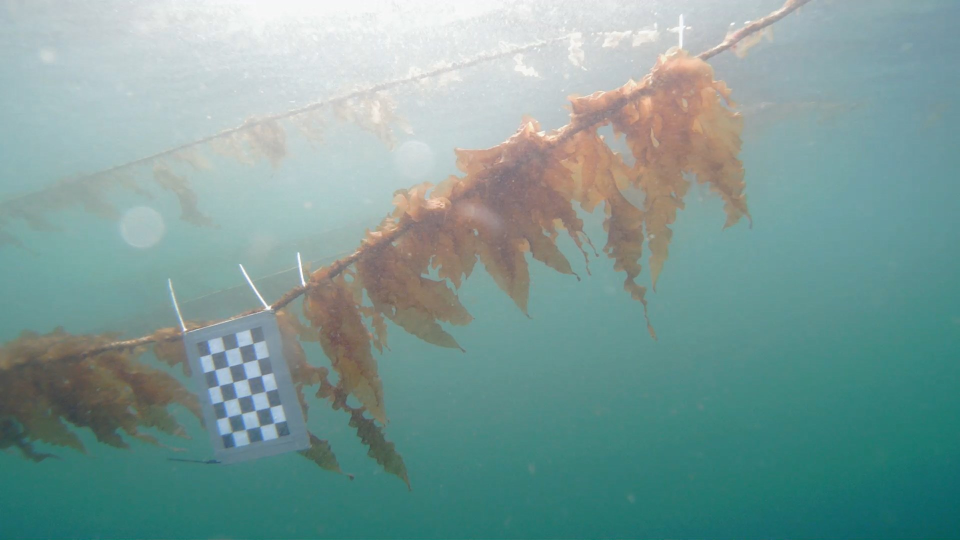
#> input picture video_BYEDP210102_2022-03-22_095346_wideshot.mp4_snapshot_00.10.663.jpg, 1920 x 1080 px, found by its file name (shown at 1/2 size)
$ jupyter execute --allow-errors Perspective_correction.ipynb   (shell and % lines are left out)
#> lines starting #> are read from the running program, lines starting #| are printed output that depends on the picture; after the words box and inside, x2 and y2 are one past the last pixel; in counts of white or black regions, pixels touching at a corner belong together; long printed decimals are rounded
<a href="https://colab.research.google.com/github/martimov/MoniTARE/blob/main/Perspective_correction.ipynb" target="_parent"></a>

[cell 1]
# Import libraries
import cv2 as cv
import matplotlib.pyplot as plt
import numpy as np

import matplotlib
matplotlib.rcParams['figure.figsize'] = (20.0, 10.0)
matplotlib.rcParams['image.cmap'] = 'gray'

[cell 2]
# Load an image and display
imgPath = '/video_BYEDP210102_2022-03-22_095346_wideshot.mp4_snapshot_00.10.663.jpg'
img = cv.imread(imgPath, cv.IMREAD_COLOR)
#> img is the input picture: shape (1080, 1920, 3); mean B, G, R 152.2, 156, 124.5

# Convert to grayscale
imgGray = cv.cvtColor(img, cv.COLOR_BGR2GRAY)
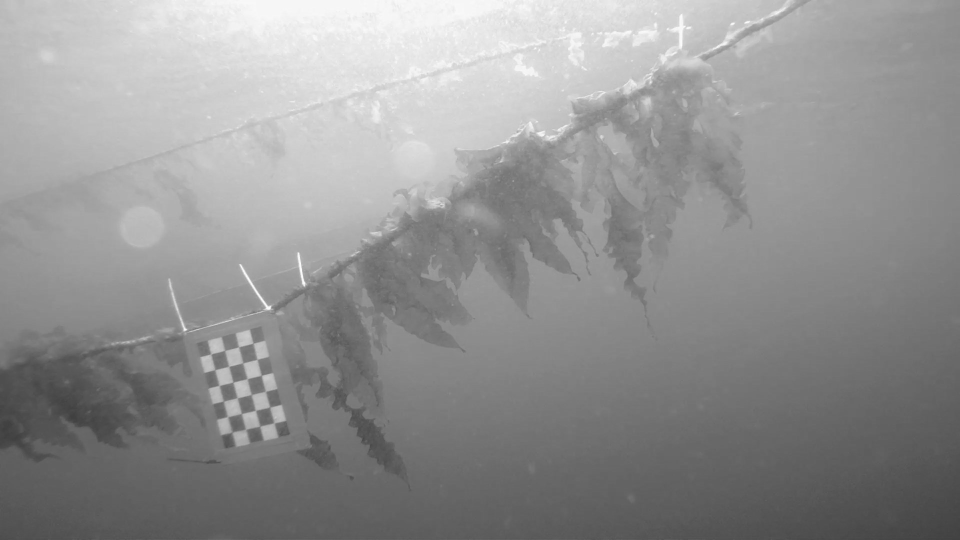
#> imgGray: shape (1080, 1920) (shown at 1/2 size); min 62, max 255, mean 146.2

# Display image
plt.imshow(img[:, :, ::-1]);
print(img.shape)
#| (1080, 1920, 3)

# Perspective correction

[cell 3]
################ FIND CHESSBOARD CORNERS - OBJECT POINTS AND IMAGE POINTS #############################

chessboardSize = (4, 6)
frameSize = (1920, 1080)

# termination criteria
criteria = (cv.TERM_CRITERIA_EPS + cv.TERM_CRITERIA_MAX_ITER, 30, 0.001)

# prepare object points, like (0,0,0), (1,0,0), (2,0,0) ....,(6,5,0)
objp = np.zeros((chessboardSize[0] * chessboardSize[1], 3), np.float32)
objp[:,:2] = np.mgrid[0:chessboardSize[0],0:chessboardSize[1]].T.reshape(-1,2)

# Arrays to store object points and image points from all the images.
objpoints = [] # 3d point in real world space
imgpoints = [] # 2d points in image plane.

[cell 4]
# Find the chess board corners
ret, corners = cv.findChessboardCorners(imgGray, chessboardSize, None)
#> ret = True; corners = 24 rows, first 8: [429.5, 713.7], [449.7, 701.4], [477.7, 694.2], [506.2, 687], [429.8, 740.4], [459.1, 733.8], [485.7, 726.3], [514.6, 719.3]
#> `corners = cv.cornerSubPix(imgGray, corners, (11,11), (-1,-1), criteria)`: corners = 24 rows, first 8: [422.1, 708.3], [449.6, 701.2], [477.5, 694.1], [506.3, 686.9], [430.1, 739.9], [458, 733], [485.8, 726.3], [514.6, 719]
#> `imgCopy = cv.drawChessboardCorners(imgCopy, chessboardSize, corners, r..`:
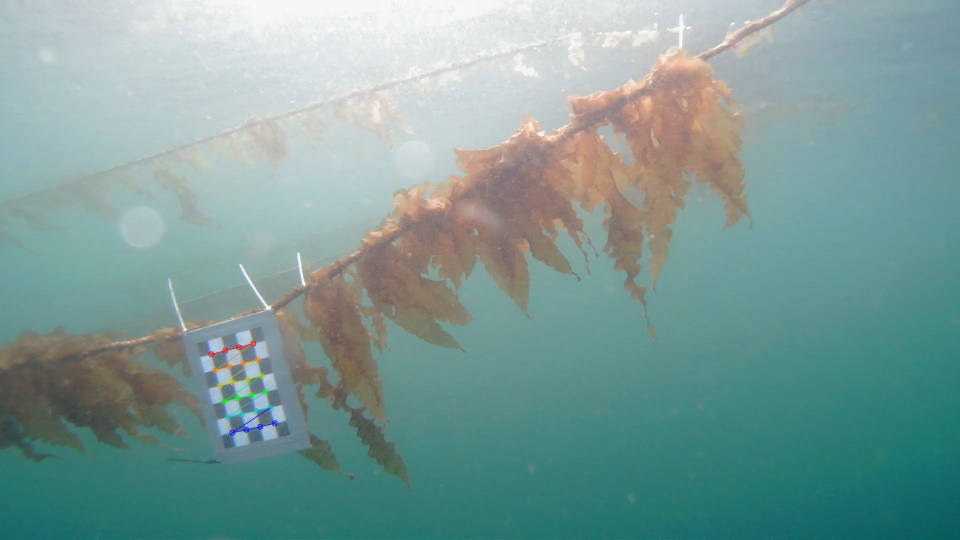
#> imgCopy: shape (1080, 1920, 3) (shown at 1/2 size); 0.23% of pixels changed, all inside (x1, y1, x2, y2) = (416, 681, 556, 872)

# Copy image
imgCopy = img.copy()

# If found, add object points, image points (after refining them)
#> (the rest of this cell did not finish here and is left out)

[cell 5]
print(corners)
#> (printed output is left out)

[cell 6]
quadcorners = np.float32([corners[0], corners[3], corners[23], corners[20]])
#> quadcorners = [[422.1, 708.3], [506.3, 686.9], [548.6, 845.8], [464.1, 864.9]]
print(quadcorners)
#| [[[422.0827  708.253  ]]
#|  [[506.3448  686.932]]
#|  [[548.5798  845.800]]
#|  [[464.062 864.872  ]]]

# https://stackoverflow.com/questions/64825835/opencv-python-how-to-warpperspective-a-large-image-based-on-transform-inferred

[cell 7]
input = np.float32([[422.08246, 708.2529], [506.34476, 686.9322], [548.57983, 845.7995], [464.06226, 864.87213]])
print(input)

[cell 8]
import math

[cell 9]
hh, ww = img.shape[:2]
#> hh = 1080; ww = 1920

# get top and left dimensions and set to output dimensions of red rectangle
width = round(math.hypot(input[0,0]-input[1,0], input[0,1]-input[1,1]))
height = round(math.hypot(input[0,0]-input[3,0], input[0,1]-input[3,1]))
print("width:",width, "height:",height)

[cell 10]
# set upper left coordinates for output rectangle
x = input[0,0]
y = input[0,1]

# specify output coordinates for corners of red quadrilateral in order TL, TR, BR, BL as x,
output = np.float32([[x,y], [x+width-1,y], [x+width-1,y+height-1], [x,y+height-1]])

[cell 11]
# compute perspective matrix
matrix = cv.getPerspectiveTransform(input,output)
print(matrix)

[cell 12]
# do perspective transformation setting area outside input to black
# Note that output size is the same as the input image size
imgOutput = cv.warpPerspective(img, matrix, (ww,hh), cv.INTER_LINEAR, borderMode=cv.BORDER_CONSTANT, borderValue=(0,0,0))
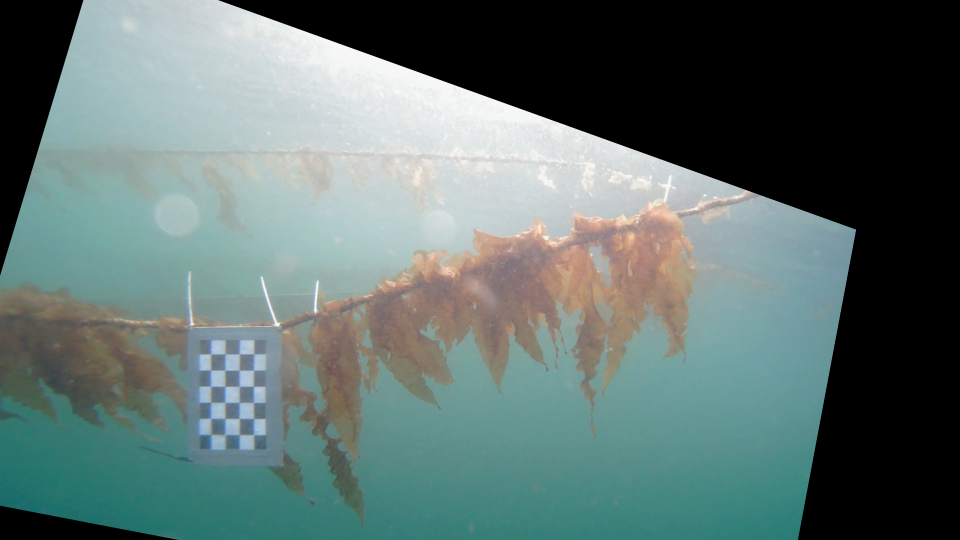
#> imgOutput: shape (1080, 1920, 3) (shown at 1/2 size); mean B, G, R 110, 112.7, 94.4

plt.subplot(121),plt.imshow(img[:, :, ::-1]),plt.title('Input')
plt.subplot(122),plt.imshow(imgOutput[:, :, ::-1]),plt.title('Output')
plt.show()
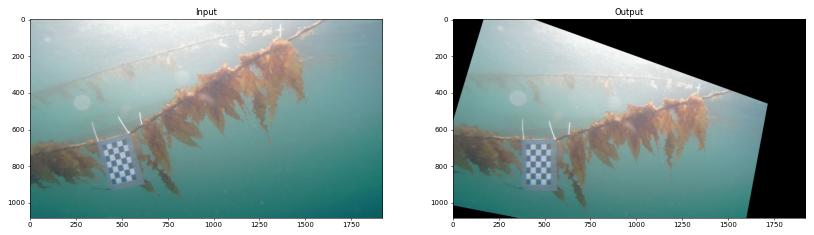
#> figure drawn by matplotlib, 2 panels

[cell 13]
# save the warped output
cv.imwrite("/video_BYEDP210102_2022-03-22_095346_wideshot.mp4_snapshot_00.10.663_warped.jpg", imgOutput)
#> Out = True

## https://github.com/spmallick/learnopencv/blob/master/Homography/perspective-correction.py

[cell 14]
# Destination image
size = (1920, 1080, 3)

im_dst = np.zeros(size, np.uint8)

pts_dst = np.array([[0,0], [size[0] - 1, 0], [size[0] - 1, size[1] -1], [0, size[1] - 1 ]], dtype=np.float32)

print(pts_dst)

[cell 15]
input = np.float32([[422.08246, 708.2529], [506.34476, 686.9322], [548.57983, 845.7995], [464.06226, 864.87213]])
print(input)

[cell 16]
# Calculate the homography
h, status = cv.findHomography(input, pts_dst)

print(h)

[cell 17]
m = cv.getPerspectiveTransform(input, pts_dst)

print(m)

[cell 18]
print(img.shape)
#| (1080, 1920, 3)

[cell 19]
# Warp source image to destination
im_dst = cv.warpPerspective(img, m, size[0:2], cv.INTER_LINEAR, borderMode=cv.BORDER_CONSTANT, borderValue=(0,0,0))
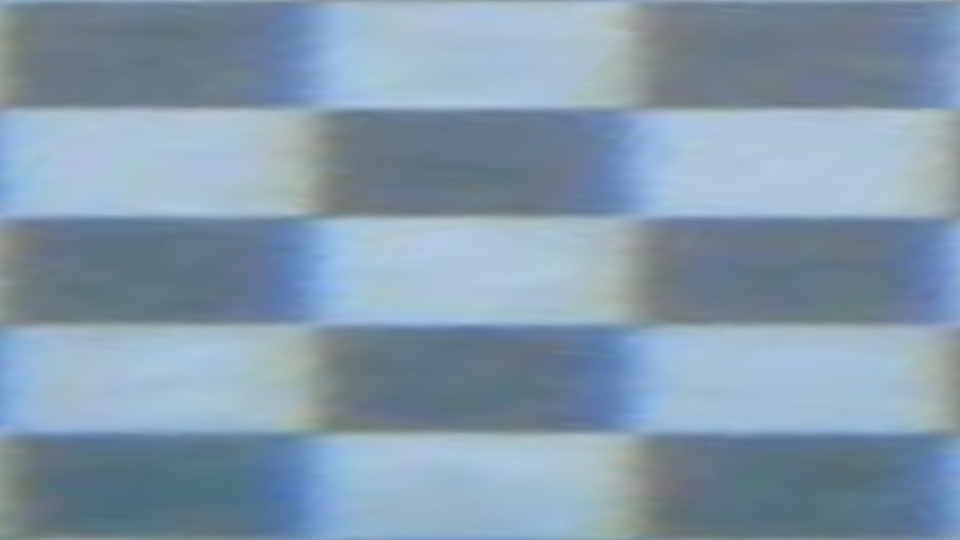
#> im_dst: shape (1080, 1920, 3) (shown at 1/2 size); mean B, G, R 171.7, 153.4, 131.9

plt.subplot(121),plt.imshow(img[:, :, ::-1]),plt.title('Input')
plt.subplot(122),plt.imshow(im_dst[:, :, ::-1]),plt.title('Output')
plt.show()
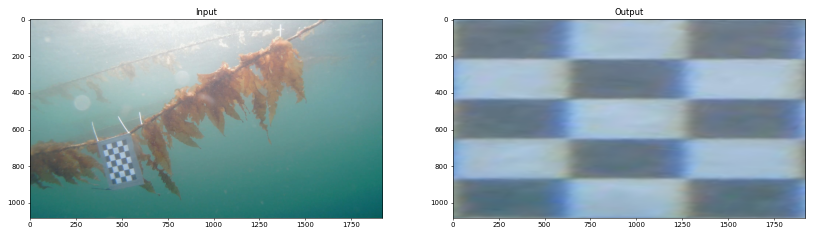
#> figure drawn by matplotlib, 2 panels

# https://stackoverflow.com/questions/22656698/perspective-correction-in-opencv-using-python

[cell 20]
import math

[cell 21]
input = np.float32([[422.08246, 708.2529], [506.34476, 686.9322], [548.57983, 845.7995], [464.06226, 864.87213]])
print(input)

[cell 22]
# cv.getPerspectiveTransform(	src, dst[, solveMethod]	) ->	retval
# aspect ratio image = 16:9
# aspect ratio chessboard = 4:6

ratio = (16/9)
cardH = math.sqrt((input[2][0]-input[1][0])*(input[2][0]-input[1][0])+(input[2][1]-input[1][1])*(input[2][1]-input[1][1]))
cardW = ratio*cardH;
dstcorners = np.float32([[input[0][0],input[0][1]], [input[0][0]+cardW, input[0][1]], [input[0][0]+cardW, input[0][1]+cardH], [input[0][0], input[0][1]+cardH]])

print("width:",cardW, "height:",cardH)

[cell 23]
# cv.getPerspectiveTransform(	src, dst[, solveMethod]	) ->	retval

M = cv.getPerspectiveTransform(input, dstcorners)

offsetSize=500
transformed = np.zeros((int(cardW+offsetSize), int(cardH+offsetSize)), dtype=np.uint8);
dst = cv.warpPerspective(img, M, transformed.shape, cv.INTER_LINEAR, borderMode=cv.BORDER_CONSTANT, borderValue=(0,0,0))
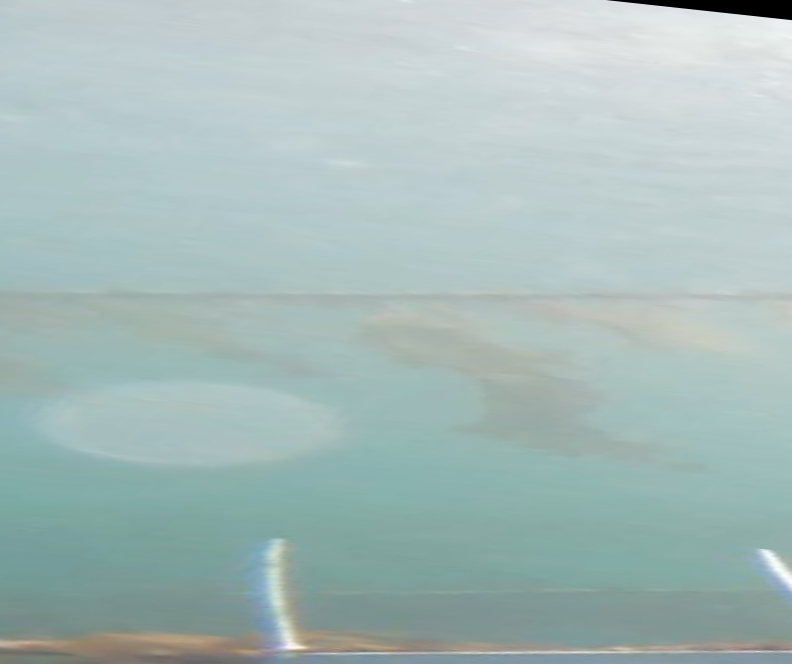
#> dst: shape (664, 792, 3); mean B, G, R 186.2, 187.8, 167.1

plt.subplot(121),plt.imshow(img[:, :, ::-1]),plt.title('Input')
plt.subplot(122),plt.imshow(dst[:, :, ::-1]),plt.title('Output')
plt.show()
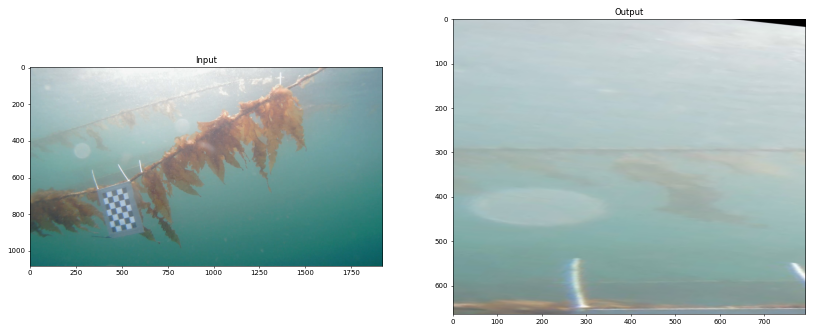
#> figure drawn by matplotlib, 2 panels

$ run again, with frame2640_left.png saved as video_BYEDP210102_2022-03-22_095346_wideshot.mp4_snapshot_00.10.663.jpg
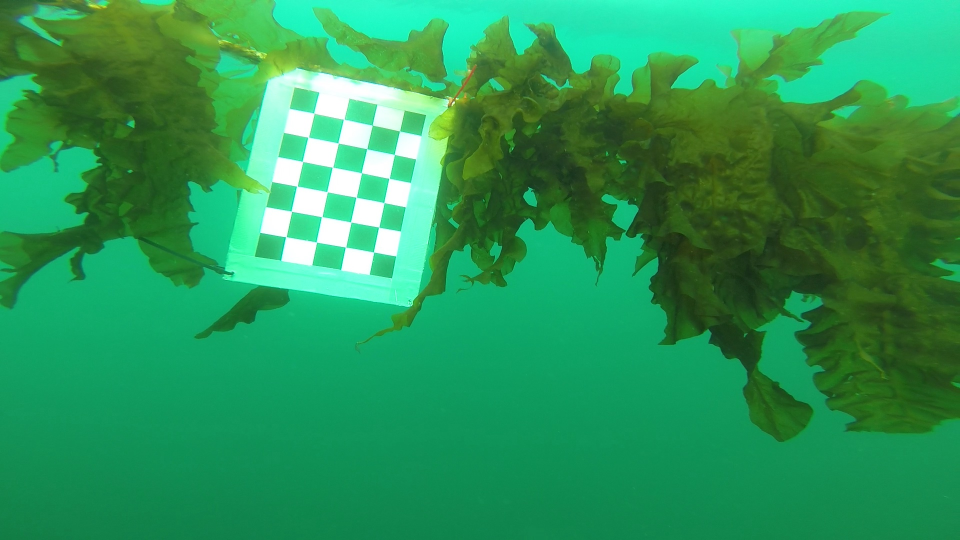
#> input picture frame2640_left.png, 1920 x 1080 px, found by its file name (shown at 1/2 size)
#> img is the input picture: shape (1080, 1920, 3); mean B, G, R 87.3, 151, 41.8
#> `imgGray = cv.cvtColor(img, cv.COLOR_BGR2GRAY)`:
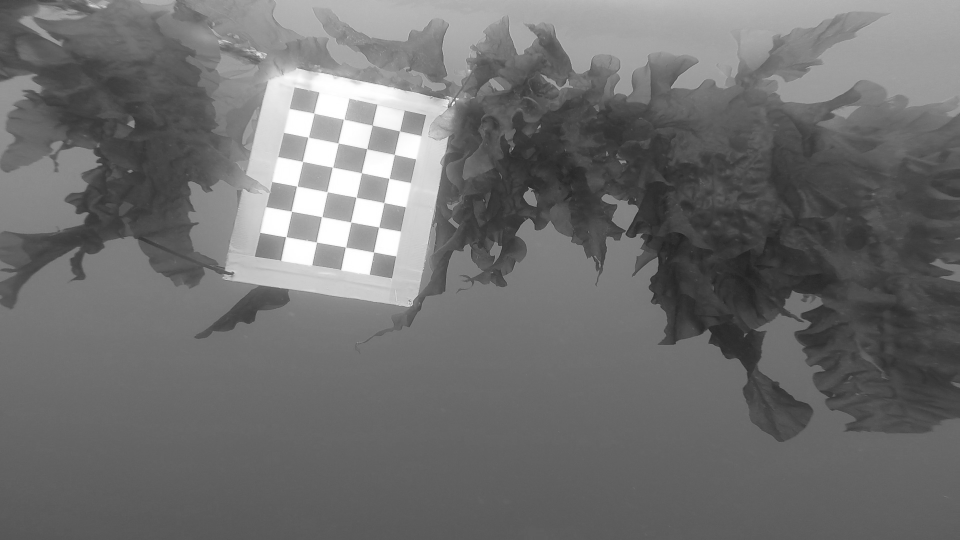
#> imgGray: shape (1080, 1920) (shown at 1/2 size); min 30, max 255, mean 111
#| (1080, 1920, 3)
#> `ret, corners = cv.findChessboardCorners(imgGray, chessboardSize, None)`: ret = True; corners = 24 rows, first 8: [627.6, 225.9], [686.5, 238.9], [745.3, 250.8], [799.4, 262.3], [615.2, 274.6], [675.6, 285.8], [733.8, 298.1], [790.5, 309]
#> `corners = cv.cornerSubPix(imgGray, corners, (11,11), (-1,-1), criteria)`: corners = 24 rows, first 8: [628.4, 226.6], [687.6, 238.6], [745, 250.6], [799.5, 262.3], [616.6, 274.6], [676.6, 286.5], [734, 297.8], [789, 309.1]
#> imgCopy: shape (1080, 1920, 3); 0.38% of pixels changed, all inside (x1, y1, x2, y2) = (566, 221, 807, 511)
#> (printed output is left out)
#> quadcorners = [[628.4, 226.6], [799.5, 262.3], [747.5, 504.4], [572.2, 473.9]]
#| [[[628.391 226.565]]
#|  [[799.5172  262.3483 ]]
#|  [[747.4852  504.3962 ]]
#|  [[572.205   473.862  ]]]
#> Out = True
#| (1080, 1920, 3)
#> `plt.show()`:
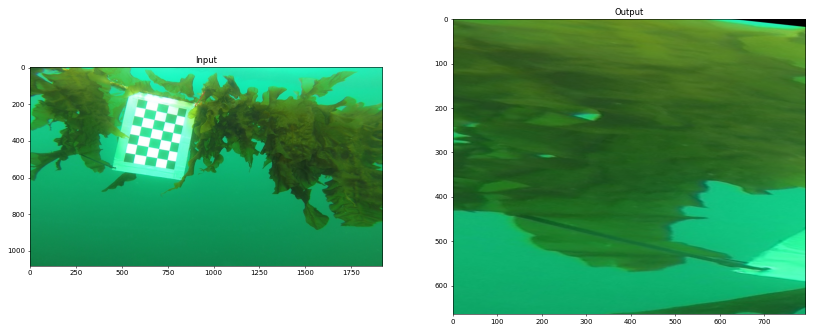
#> figure drawn by matplotlib, 2 panels

$ run again, with frame2725_left.png saved as video_BYEDP210102_2022-03-22_095346_wideshot.mp4_snapshot_00.10.663.jpg
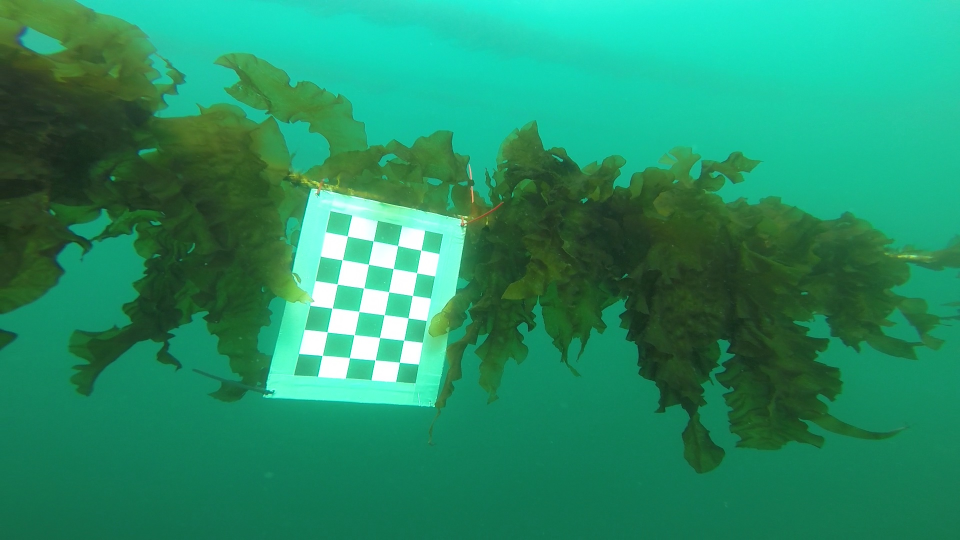
#> input picture frame2725_left.png, 1920 x 1080 px, found by its file name (shown at 1/2 size)
#> img is the input picture: shape (1080, 1920, 3); mean B, G, R 102.5, 142.7, 36
#> `imgGray = cv.cvtColor(img, cv.COLOR_BGR2GRAY)`:
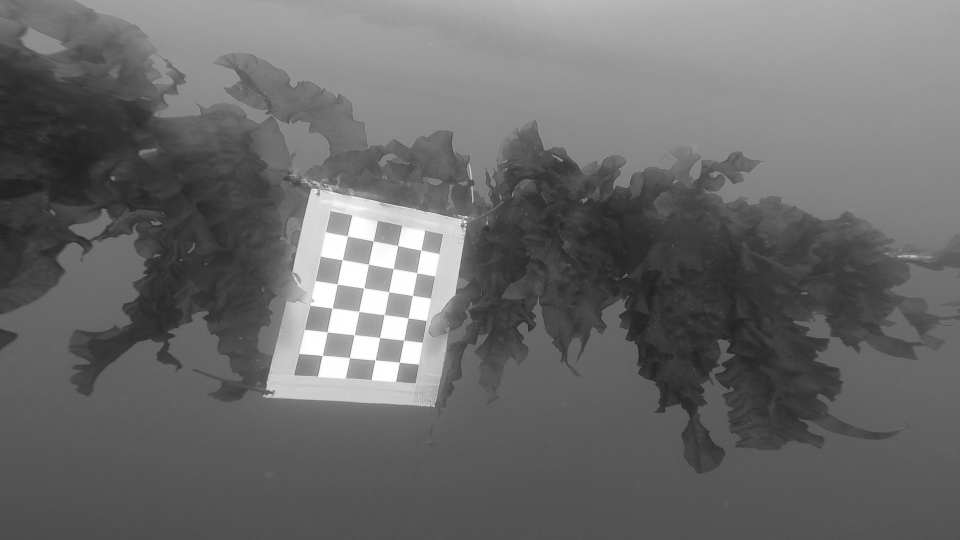
#> imgGray: shape (1080, 1920) (shown at 1/2 size); min 30, max 255, mean 106.2
#| (1080, 1920, 3)
#> `ret, corners = cv.findChessboardCorners(imgGray, chessboardSize, None)`: ret = True; corners = 24 rows, first 8: [694.8, 472.2], [748.5, 482.5], [797.5, 491.5], [841.7, 501], [686.5, 520], [737.2, 528.9], [788.5, 537.5], [833, 541]
#> `corners = cv.cornerSubPix(imgGray, corners, (11,11), (-1,-1), criteria)`: corners = 24 rows, first 8: [695.1, 472.4], [746.7, 482.3], [795.7, 491.5], [842.3, 500.6], [684.6, 520], [737.3, 528.9], [786.8, 537.5], [833.8, 545.8]
#> imgCopy: shape (1080, 1920, 3); 0.34% of pixels changed, all inside (x1, y1, x2, y2) = (639, 466, 849, 732)
#> (printed output is left out)
#> quadcorners = [[695.1, 472.4], [842.3, 500.6], [799.2, 725.1], [644.6, 711.4]]
#| [[[695.0867  472.370]]
#|  [[842.2564  500.5871 ]]
#|  [[799.1664  725.1351 ]]
#|  [[644.6256  711.4075 ]]]
#> Out = True
#| (1080, 1920, 3)
#> `plt.show()`:
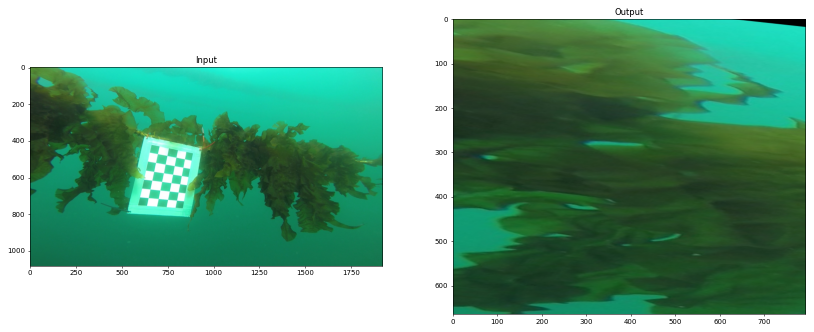
#> figure drawn by matplotlib, 2 panels
